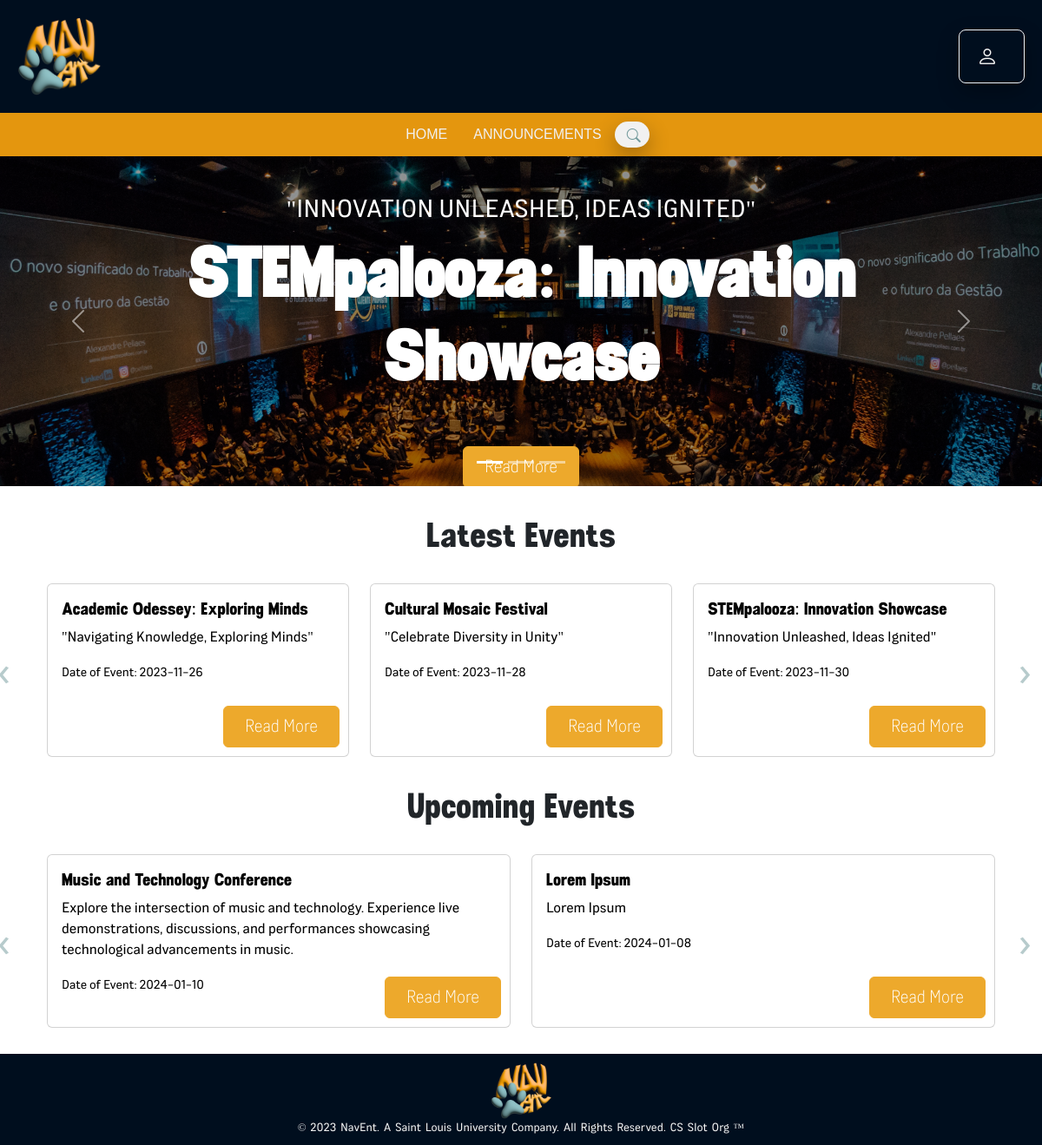
Screenshot of /client/logged_home.php with the database file from the repository.
### tables this page shows
CREATE TABLE `events` (
  `Event_ID` int(11) NOT NULL,
  `Event_Name` varchar(255) NOT NULL,
  `Event_Tagline` varchar(255) NOT NULL,
  `Event_Description` text NOT NULL,
  `Event_StartDate` date NOT NULL,
  `Event_EndDate` date NOT NULL,
  `Event_Type` varchar(255) NOT NULL,
  `isOpen` tinyint(4) NOT NULL DEFAULT 0,
  `isPublic` tinyint(4) NOT NULL DEFAULT 0,
  `isLive` tinyint(4) DEFAULT NULL,
  `Participants` int(11) DEFAULT 0,
  `Event_Pic` blob DEFAULT NULL,
  `Event_PicFilePath` varchar(255) DEFAULT NULL,
  `Evaluation_Link` text DEFAULT NULL,
  PRIMARY KEY (`Event_ID`)
);

### client/logged_home.php (the view, shortened to what this page needs)
<!doctype html>
<html lang="en">
  <head>
    <link href="https://cdn.jsdelivr.net/npm/bootstrap@5.3.2/dist/css/bootstrap.min.css" rel="stylesheet">
    <link rel="stylesheet" href="https://cdn.jsdelivr.net/npm/bootstrap-icons@1.11.2/font/bootstrap-icons.min.css">
    <link rel="stylesheet" href="client/style/logged_home.css">
</head>
  <body>
    <header>
      <div class="d-flex align-items-center justify-content-between">
        <div class="logo">
            <img src="res/imgs/navi-event-logo(3d).png" alt="Logo">
        </div>
        <div class="pf-dropdown">
          <button class="btn" type="button" data-bs-toggle="dropdown" aria-expanded="false">
            <div class="d-flex align-items-center">
                <div class="pf">
                  <div class="profile-icon">
                    <i class="bi bi-person"></i>
                </div>
                </div>
            </div>
          </button>
        </div>
      </div>
    </header>
    <nav>
        <div class="nav-links">
            <a href="../webdevfinals/index.php">HOME</a>
            <a href="client/announcement.php">ANNOUNCEMENTS</a>
        </div>
        <div class="box">
            <input type="text" placeholder="Search...">
            <a href="">
                <i class="bi bi-search search-icon"></i>
            </a>
    </nav>
    <?php
    require("php/dbconnection.php");
    $public = 1;
    $open = 1;
    $st = $conn -> prepare("SELECT * FROM EVENTS WHERE isPublic=? and isOpen=?");
    $st-> bind_param('ii', $public, $open);
    $st-> execute();
    $result= $st->get_result();
    if ($result->num_rows !=0){
    $events = $result->fetch_all(MYSQLI_ASSOC);
    }
 ?>
    <div id="featured-events" class="carousel slide" data-bs-ride="carousel">
        <div class="carousel-indicators">
            <button type="button" data-bs-target="#featured-events" data-bs-slide-to="0" class="active" aria-current="true" aria-label="Slide 1"></button>
            <button type="button" data-bs-target="#featured-events" data-bs-slide-to="1" aria-label="Slide 2"></button>
            <button type="button" data-bs-target="#featured-events" data-bs-slide-to="2" aria-label="Slide 3"></button>
          </div>
        <div class="carousel-inner">
          <div class="carousel-item active ev">
            <?php
            $event = array_shift($events);
            ?>
            <img src="res/imgs/event1.jpeg" class="d-block w-100 e-img" alt="event1">
            <div class="carousel-caption top-0 mt-4 d-none d-md-block">
                <h2 class="mt-5c fs-3 text-uppercase"><?php echo $event['Event_Tagline']; ?></h2>
                <h1 class="display-1 fw-bolder text-capitalize"><?php echo $event['Event_Name']; ?></h1>
                <form action="client/event_details.php" method="POST">
                <button type="submit" class="btn btn-primary px-4 py-2 fs-5 mt-5" name="readMore">Read More</button>
                </form>
              </div>
        </div>
        </div>
        <button class="carousel-control-prev" type="button" data-bs-target="#featured-events" data-bs-slide="prev">
          <span class="carousel-control-prev-icon" aria-hidden="true"></span>
        </button>
        <button class="carousel-control-next" type="button" data-bs-target="#featured-events" data-bs-slide="next">
          <span class="carousel-control-next-icon" aria-hidden="true"></span>
        </button>
      </div>
      <div class="container events-container">
    <section id="packages" class="pt-3 pb-3">
        <h1 class="text-center my-3">Latest Events</h1>
    </section>
    <div id="latestEventsSlider" class="carousel slide" data-bs-ride="false">
    <div class="carousel-inner">
        <?php
        require("php/dbconnection.php");
        $st = $conn->prepare("SELECT * FROM events ORDER BY Event_StartDate");
        $st->execute();
        $result = $st->get_result();
        $eventCount = 0;
        $eventsPerSlide = 3;
        while ($row = $result->fetch_assoc()) {
            if ($eventCount % $eventsPerSlide === 0) {
                $active = ($eventCount === 0) ? 'active' : '';
                echo '<div class="carousel-item ' . $active . '"><div class="container"><div class="row">';
            }
            ?>
            <div class="col-lg">
                <div class="card latest-event w-100">
                    <div class="card-img-overlay">
                        <h5 class="card-title text-black"><?php echo $row['Event_Name']; ?></h5>
                        <p class="card-text text-black"><?php echo $row['Event_Tagline']; ?></p>
                        <p class="card-text"><small class="text-black">Date of Event: <?php echo $row['Event_StartDate']; ?></small></p>
                        <form action="client/event_details.php" method="POST">
                          <button type="submit" class="btn btn-primary px-4 py-2 fs-5 mt-5" name="readMore">Read More</button>
                        </form>
                    </div>
                </div>
            </div>
            <?php
            $eventCount++;
            if ($eventCount % $eventsPerSlide === 0 || $eventCount === $result->num_rows) {
                echo '</div></div></div>';
            }
        }
        ?>
    </div>
    <button class="carousel-control-prev" type="button" data-bs-target="#latestEventsSlider" data-bs-slide="prev">
        <span class="carousel-control-prev-icon" aria-hidden="true"></span>
    </button>
    <button class="carousel-control-next" type="button" data-bs-target="#latestEventsSlider" data-bs-slide="next">
        <span class="carousel-control-next-icon" aria-hidden="true"></span>
    </button>
</div>
    <section id="packages" class="pt-3 pb-3">
        <h1 class="text-center my-3">Upcoming Events</h1>
    </section>
    <div id="upcomingEventsSlider" class="carousel slide" data-bs-ride="false">
    <div class="carousel-inner">
        <?php
        require("php/dbconnection.php");
        $public = 1;
        $open = 1;
        $st = $conn->prepare("SELECT * FROM events WHERE isPublic=? AND isOpen=? ORDER BY Event_StartDate DESC");
        $st->bind_param('ii', $public, $open);
        $st->execute();
        $result = $st->get_result();
        $eventCount = 0;
        while ($row = $result->fetch_assoc()) {
            if ($eventCount % 2 === 0) {
                $active = ($eventCount === 0) ? 'active' : '';
                echo '<div class="carousel-item ' . $active . '">';
                echo '<div class="container"><div class="row">';
            }
            ?>
            <div class="col-lg-6">
                <div class="card upcoming-event w-100">
                    <div class="card-img-overlay">
                        <h5 class="card-title text-black"><?php echo $row['Event_Name']; ?></h5>
                        <p class="card-text text-black"><?php echo $row['Event_Description']; ?></p>
                        <p class="card-text text-black"><small>Date of Event: <?php echo $row['Event_StartDate']; ?></small></p>
                        <form action="client/event_details.php" method="POST">
                          <button type="submit" class="btn btn-primary px-4 py-2 fs-5 mt-5" name="readMore">Read More</button>
                        </form>
                    </div>
                </div>
            </div>
            <?php
            $eventCount++;
            if ($eventCount % 2 === 0 || $eventCount === $result->num_rows) {
                echo '</div></div></div>';
            }
        }
        ?>
    </div>
    <button class="carousel-control-prev" type="button" data-bs-target="#upcomingEventsSlider" data-bs-slide="prev">
        <span class="carousel-control-prev-icon" aria-hidden="true"></span>
    </button>
    <button class="carousel-control-next" type="button" data-bs-target="#upcomingEventsSlider" data-bs-slide="next">
        <span class="carousel-control-next-icon" aria-hidden="true"></span>
    </button>
</div>
      </div>
      <footer>
        <div class="footer-bottom">
            <div class="logo">
                <img src="res/imgs/navi-event-logo(3d).png" alt="Logo" class="footer-logo">
            </div>
            <p>© 2023 NavEnt. A Saint Louis University Company. All Rights Reserved. CS Slot Org ™</p>
        </div>
    </footer>
  </body>
</html>

### client/style/logged_home.css (style rules this page uses)
header { background-color: #000e1e; color: #F1F1F1; padding: 20px; }
.logo img { max-height: 90px; margin: 0; padding: 0; }
.pf { height: 40px; display: flex; cursor: pointer; padding: 10px; align-items: center; }
.profile-icon { color: #F1F1F1; max-height: 30px; font-size: 24px; margin-right: 10px; }
.pf-dropdown { display: inline-block; position: relative; }
.pf-dropdown .btn { border: 1px solid #F1F1F1; border-radius: 8px; padding: 10px; cursor: pointer; box-shadow: 0 10px 25px rgba(0, 0, 0, 0.3); transition: border-color 0.3s ease; }
.profile-icon, .username { display: flex; align-items: center; }
nav { display: flex; justify-content: center; align-items: center; background-color: #E4960E; padding: 10px 20px; }
.nav-links { font-size: medium; display: flex; list-style: none; margin: 0; padding: 0; }
.nav-links a { color: #F1F1F1; text-decoration: none; margin: 0 15px; font-family: 'Curiosa ExtraBold', sans-serif; position: relative; display: flex; align-items: center; justify-content: center; }
.nav-links a::before { content: ''; position: absolute; bottom: 0; left: 0; width: 0; height: 2px; background-color: #71999B; transition: width 0.5s; }
.box { height: 30px; display: flex; cursor: pointer; padding: 10px 10px; background: #F1F1F1; border-radius: 30px; align-items: center; box-shadow: 0 10px 25px rgba(0, 0, 0, 0.3); }
.box input { font-family: 'Curiosa ExtraLight', sans-serif; width: 0; outline: none; border: none; font-weight: 500; transition: 0.8s; background: transparent; }
.search-icon { color: #71999B; }
h1, h5 { font-family: 'Demine', 'San Serif'; }
h2, p { font-family: 'CAZentrum Regular', 'San Serif'; }
.latest-event, .upcoming-event { position: relative; width: 300px; height: 200px; }
.latest-event .card-img-overlay, .upcoming-event .card-img-overlay { position: absolute; top: 0; left: 0; padding: 1rem; color: white; }
.latest-event .btn, .upcoming-event .btn { position: absolute; bottom: 10px; right: 10px; background-color: #EDA92C; border-color: #EDA92C; font-family: 'CAZentrum Condensed Light', 'San Serif'; }
#latestEventsSlider .carousel-control-prev, #latestEventsSlider .carousel-control-next, #upcomingEventsSlider .carousel-control-prev, #upcomingEventsSlider .carousel-control-next { position: absolute; top: 50%; transform: translateY(-50%); width: 30px; height: 30px; font-size: 3rem; background-color: transparent; border: none; }
#latestEventsSlider .carousel-control-prev::before, #upcomingEventsSlider .carousel-control-prev::before { content: '\2039'; font-size: 3rem; color: #71999B; }
#latestEventsSlider .carousel-control-next::before, #upcomingEventsSlider .carousel-control-next::before { content: '\203A'; font-size: 3rem; color: #71999B; }
#latestEventsSlider .carousel-control-prev, #upcomingEventsSlider .carousel-control-prev { left: -45px; }
#latestEventsSlider .carousel-control-next, #upcomingEventsSlider .carousel-control-next { right: -45px; }
.latest-event .card-title, .latest-event .card-text, .latest-event small { color: white; }
.ev { height: 380px; }
.e-img { height: 100%; object-fit: cover; filter: brightness(0.6); }
.carousel-inner .btn { background-color: #EDA92C; border-color: #EDA92C; font-family: 'CAZentrum Condensed Light', 'San Serif'; }
.events-container { margin-bottom: 30px; width: 100%; }
footer { position: relative; width: 100%; color: #F1F1F1; font-family: 'CAZentrum Condensed Light', sans-serif; font-size: 13px; text-align: center; word-spacing: 2px; }
.footer-bottom { background: #000e1e; padding: 10px 0; display: flex; flex-direction: column; align-items: center; justify-content: center; }
.footer-logo { max-width: 70px; height: auto; margin-bottom: 20px; }
footer p { margin: 0; }

### rows the page displays
events: Event_Tagline "\"INNOVATION UNLEASHED, IDEAS IGNITED\"", Event_Name "STEMpalooza: Innovation Showcase", Event_Tagline "\"Innovation Unleashed, Ideas Ignited\"", Event_StartDate "2023-11-30"
events: Event_Name "Academic Odessey: Exploring Minds", Event_Tagline "\"Navigating Knowledge, Exploring Minds\"", Event_StartDate "2023-11-26"
events: Event_Name "Cultural Mosaic Festival", Event_Tagline "\"Celebrate Diversity in Unity\"", Event_StartDate "2023-11-28"
events: Event_Name "Music and Technology Conference", Event_Description "Explore the intersection of music and technology. Experience live demonstrations, discussions, and performances showcasing technological advancements in music.", Event_StartDate "2024-01-10"
events: Event_Name "Lorem Ipsum", Event_Description "Lorem Ipsum", Event_StartDate "2024-01-08"
